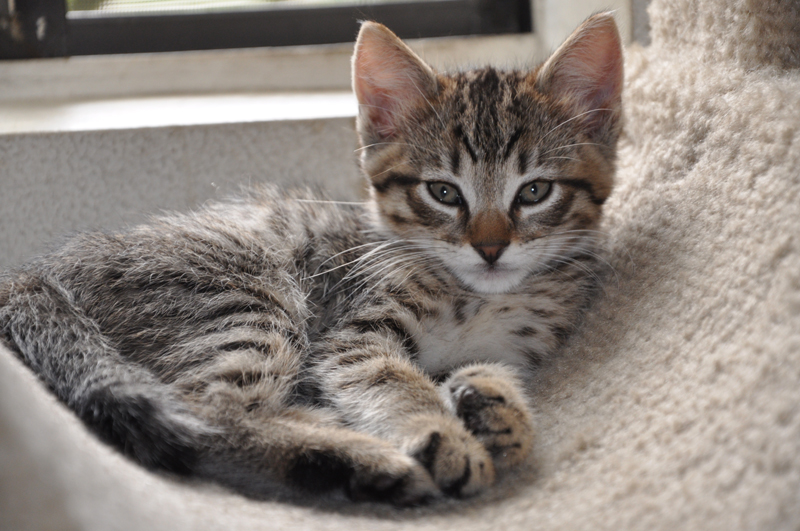
#> input picture LRDSaliency/utils/chainer-visualization/images/cat.jpg, 800 x 531 px, given in place of videoSRC001.avi, which was not available
$ python analyse_vomodel_metric.py --metricdir chainer-visualization/images --salvodir chainer-visualization/images --metvobase chainer-visualization/images --outputbase out   (Python 2 division)
#> lines starting #> are read from the running program, lines starting #| are printed output that depends on the picture; pictures that were not available may be replaced by others from this repository, and a replacement may not be noted
### LRDSaliency/utils/common.py
import numpy as np
import os
import logging
import time


# [20 lines left out: functions mean_without_nan, tic, toc, not called in this run]

def check_prime(number):
    # if not type(number)==int:
        # print "Please input an interger number."
        # return 0;
    ceil = int(np.sqrt(number));
    for i in range(2, ceil+1):
        if number%i == 0:
            return 0
    return 1

def explode_number(number):
    if not type(number)==int:
        print "Please input an interger number."
        return 0;
    while check_prime(number):
        print "It's a prime"
        number += 1
    a = int(np.sqrt(number))
    if a**2 == number:
        return a, a
    while not number%a == 0:
        a -= 1
    b = number /a
    if a > b:
        b, a = a, b
    return a, b

#coding:gbk
class Colored(object):
    RED = '\033[31m'
    GREEN = '\033[32m'
    YELLOW = '\033[33m'
    BLUE = '\033[34m'
    FUCHSIA = '\033[35m'
    CYAN = '\033[36m'
    WHITE = '\033[37m'

    #: no color
    RESET = '\033[0m'

    # [6 lines left out: function color_str, not called in this run]

    def red(self, s):
        return self.color_str('RED', s)

    def green(self, s):
        return self.color_str('GREEN', s)

    def yellow(self, s):
        return self.color_str('YELLOW', s)

    def blue(self, s):
        return self.color_str('BLUE', s)

    def fuchsia(self, s):
        return self.color_str('FUCHSIA', s)

    def cyan(self, s):
        return self.color_str('CYAN', s)

    def white(self, s):
        return self.color_str('WHITE', s)

# [29 lines left out: function create_logger, not called in this run]

### LRDSaliency/utils/analyse_vomodel_metric.py
#coding=utf-8
import numpy as np
import os, glob
import scipy.io as sio
import argparse
import matplotlib.pyplot as plt
import math
import shutil
import tempfile
import cv2
from utils.common import mean_without_nan, check_prime, explode_number

parser = argparse.ArgumentParser()
parser.add_argument('--metricdir', type=str, required=True, help="Directory of video model metric")
parser.add_argument('--salvodir', type=str, required=True, help="Directory of saliency video")
parser.add_argument('--metvobase', type=str, required=True, help="Directory of metric video")
parser.add_argument('--outputbase', type=str, required=True, help="output base directory")
parser.add_argument('--filter', type=str, default=False, help="Use filter algorithm to filter bad performance video.")

# parser.add_argument('--plotdir', type=str, required=True, help="output directory of plot")

args = parser.parse_args()

metric_dir = args.metricdir
saliency_video_dir = args.salvodir
metric_video_base = args.metvobase
output_base = os.path.join(args.outputbase, os.path.basename(metric_dir))
# plot_dir = args.plotdir
plot_dir = os.path.join(output_base, 'plots')
filter_video_dir = os.path.join(output_base, 'videos')
if not os.path.isdir(plot_dir):
    os.makedirs(plot_dir)

def plot_result(metric_arr, output_dir, metric_name, threshold_coef=0.25, output_level='high'):
    print "ploting", metric_name
    # print metric_arr, metric_name
    length = len(metric_arr)
    x = [i for i in range(length)]
    x = [i for i in range(length)]
    mean = np.mean(metric_arr)
    median = np.median(metric_arr)
    threshold=threshold_coef * mean

    _index = [i for i in range(length) if metric_arr[i] < mean and metric_arr[i] < median]
    # print _index, len(_index)

    plt.plot(x, metric_arr)
    plt.plot(x, [mean for i in range(length)], '--')
    plt.plot(x, [median for i in range(length)], ':')
    # plt.plot(x, [threshold for i in range(length)], ':')

    high=[]
    medium=[]
    low=[]
    for i in range(len(_index)):
        index = _index[i]
        dist = abs(mean-metric_arr[index])
        if dist > threshold*1.5:
            plt.axvline(x=index, ls=':', color='r')
            high.append(index)
        elif dist > threshold:
            plt.axvline(x=index, ls=':', color='yellow')
            medium.append(index)
        else:
            plt.axvline(x=index, ls=':', color='lightgray')
            medium.append(index)

    label_arr = ["%03d"%(i+1) for i in range(length)]
    plt.xticks(x, label_arr, rotation=90)
    ax=plt.gca()
    ax.set_xlabel('video index')
    ax.set_ylabel(metric_name+' metric')

    fig = plt.gcf()
    fig.set_size_inches(30,5)
    output_path = os.path.join(plot_dir, metric_name+".png")
    fig.savefig(output_path, dpi=500)
    # plt.clf()
    # plt.cla()
    plt.close('all')

    if output_level=='high':
        return high
    if output_level=='medimu':
        return medium
    if output_level=='low':
        return low

def filter_video(video_dir, output_dir, metric_name, index_list, video_name_wildcard='videoSRC%s.avi'):
    output_dir = os.path.join(output_dir, metric_name)
    if not os.path.isdir(output_dir):
        os.makedirs(output_dir)

    for index in index_list:
        video_name = video_name_wildcard % str(index).zfill(3)
        video_path = os.path.join(video_dir, video_name)

        output_path = os.path.join(output_dir, video_name)
        shutil.copy(video_path, output_path)


#         _         _                      _          _
#  _ __  | |  ___  | |_   _ __ ___    ___ | |_  _ __ (_)  ___
# | '_ \ | | / _ \ | __| | '_ ` _ \  / _ \| __|| '__|| | / __|
# | |_) || || (_) || |_  | | | | | ||  __/| |_ | |   | || (__
# | .__/ |_| \___/  \__| |_| |_| |_| \___| \__||_|   |_| \___|
# |_|
video_metric_list = glob.glob(os.path.join(metric_dir, "*.mat"))
video_metric_list.sort()
# print video_metric_list;exit()
cc=[]
sim=[]
auc_jud=[]
auc_bor=[]
shuf_auc=[]
kld=[]
nss=[]

for video_metric in video_metric_list:
    video_metric = sio.loadmat(video_metric)
    score = video_metric["saliency_score"];
    # [7 lines of commented-out code are left out]
    cc.append(mean_without_nan(score[0]))
    sim.append(mean_without_nan(score[1]))
    auc_jud.append(mean_without_nan(score[2]))
    auc_bor.append(mean_without_nan(score[3]))
    shuf_auc.append(mean_without_nan(score[4]))
    kld.append(mean_without_nan(score[6]))
    nss.append(mean_without_nan(score[7]))
    # print cc, sim, auc_jud, auc_bor, shuf_auc, kld, nss;exit()

    # print score.shape;exit()
# cc = cc[~np.isnan(cc)]

## plot images
cc_index = plot_result(cc, plot_dir, "cc")
#> in plot_result, `fig.savefig(output_path, dpi=500)`:
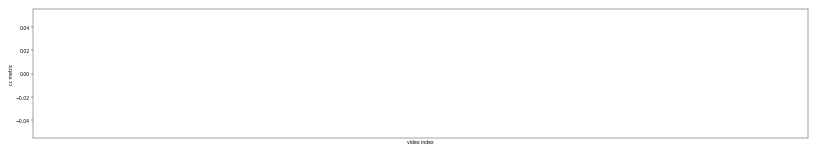
#> figure drawn by matplotlib, 1 panel
sim_index = plot_result(sim, plot_dir, "sim")
jud_index = plot_result(auc_jud, plot_dir, "auc_jud")
bor_index = plot_result(auc_bor, plot_dir, "auc_bor")
sauc_index = plot_result(shuf_auc, plot_dir, "shuf_auc")
kld_index = plot_result(kld, plot_dir, "kld")
nss_index = plot_result(nss, plot_dir, "nss")

metric_index_dict = {
    'cc':cc_index,
    'sim':sim_index,
    'jud':jud_index,
    'bor':bor_index,
    'sauc':sauc_index,
    'kld':kld_index,
    'nss':nss_index
}

metric_map = {
    'cc':0,
    'sim':1,
    'jud':2,
    'bor':3,
    'sauc':4,
    'kld':6,
    'nss':7
}

#             _              _            _      _
#  ___   ___ | |  ___   ___ | |_  __   __(_)  __| |  ___   ___   ___
# / __| / _ \| | / _ \ / __|| __| \ \ / /| | / _` | / _ \ / _ \ / __|
# \__ \|  __/| ||  __/| (__ | |_   \ V / | || (_| ||  __/| (_) |\__ \
# |___/ \___||_| \___| \___| \__|   \_/  |_| \__,_| \___| \___/ |___/

# baseline model configuration

# output_base = '../analyse_vomodel'


'''
for metric_name in metric_index_dict:
    index = metric_index_dict[metric_name]
    filter_video(origin_video_dir, os.path.join(filter_video_dir, 'origin_video'), metric_name, index)
    filter_video(density_video_dir, os.path.join(filter_video_dir, 'density_video'), metric_name, index)
    filter_video(metric_video_dir, os.path.join(filter_video_dir, 'metric_video'), metric_name, index)
    filter_video(saliency_video_dir, os.path.join(filter_video_dir, 'saliency_video'), metric_name, index)
'''

# ╦  ╦╦╔═╗╦ ╦╔═╗╦  ╦╔═╗╔═╗╔╦╗╦╔═╗╔╗╔
# ╚╗╔╝║╚═╗║ ║╠═╣║  ║╔═╝╠═╣ ║ ║║ ║║║║
#  ╚╝ ╩╚═╝╚═╝╩ ╩╩═╝╩╚═╝╩ ╩ ╩ ╩╚═╝╝╚╝
def jigsaw(image_list, padding=0):
    delta=None
    nimage = len(image_list)
    dest_size = image_list[0].shape
    # print dest_size;exit()
    row, col = explode_number(nimage)
    # print row, col;
    std_size = (dest_size[1]/col, dest_size[0]/row)

    if row*col > nimage:
        delta =  row*col - nimage
        patch_img = np.zeros((std_size[0], std_size[1], 3))

    ## resize original image
    for i in range(len(image_list)):
        image_list[i] = cv2.resize(image_list[i], dsize=std_size)
    if delta is not None :
        for i in range(delta):
            image_list.append(patch_img)
    # imgs = []

    img = np.concatenate(image_list, 0)
    # print img.shape

    img = img.reshape(row, col, std_size[1], std_size[0], 3)
    # print img.shape

    if not padding==0:
        mask = np.ones(img.shape[:-1], dtype=bool)
        mask[:, :, padding:-padding, padding:-padding]=False
        img[mask] = 255

    img = img.swapaxes(1, 2).reshape(row*std_size[1], col*std_size[0], 3)
    # print img.shape
    return img

def grey2color(image, color='r'):
    # color: r, g, b
    assert len(image.shape) == 3
    color_channel_dict={
        'r':2,
        'b':0,
        'g':1
    }

    exclude_index = color_channel_dict[color]
    for i in range(3):
        if i == exclude_index:
            continue
        image[:, :, i] = 0
    return image


origin_video_dir = '/data/sunnycia/SaliencyDataset/Video/VideoSet/Videos/videos_origin'
density_video_dir = '/data/sunnycia/SaliencyDataset/Video/VideoSet/Videos/density_videos'
# [7 lines of commented-out code are left out]
for metric_name in metric_index_dict:
    metric_video_dir = os.path.join(metric_video_base, metric_name)

    viz_dir = os.path.join(output_base, 'visualization', metric_name)
    if not os.path.isdir(viz_dir):
        os.makedirs(viz_dir)

    if args.filter:
        index_list = metric_index_dict[metric_name]
    else:
        index_list = [i for i in range(220)]

    for index in index_list:
        video_name = 'videoSRC%s.avi' % str(index+1).zfill(3)
        output_path = os.path.join(viz_dir, video_name)
        # print "Processing", video_name
        if os.path.isfile(output_path):
            print output_path, "already exists, pass"
        print "Video will be save to",output_path

        ori_video = cv2.VideoCapture(os.path.join(origin_video_dir, video_name))
        dens_video = cv2.VideoCapture(os.path.join(density_video_dir, video_name))
        # blend_video = cv2.VideoCapture(os.path.join(blend_video_dir, video_name))
        sal_video = cv2.VideoCapture(os.path.join(saliency_video_dir, video_name))
        metric_video = cv2.VideoCapture(os.path.join(metric_video_dir, video_name))

        fps = math.ceil(ori_video.get(cv2.CAP_PROP_FPS))
        resolution = (int(ori_video.get(cv2.CAP_PROP_FRAME_WIDTH)), int(ori_video.get(cv2.CAP_PROP_FRAME_HEIGHT)))

        codec = cv2.VideoWriter_fourcc('D','I','V','X')
        video_writer = cv2.VideoWriter(output_path, codec, fps, resolution)

        status, ori_frame = ori_video.read()
#> ori_frame is the input picture: shape (531, 800, 3); mean B, G, R 123.2, 129.6, 138.7
        _, dens_frame = dens_video.read()
        # _, blend_frame = blend_video.read()
        _, metric_frame= metric_video.read()
        _, sal_frame = sal_video.read()
        while status:
            image_list = [cv2.addWeighted(grey2color(dens_frame, 'r'), 0.5, ori_frame, 0.5, 0), cv2.addWeighted(grey2color(dens_frame, 'r'), 0.7, grey2color(sal_frame, 'g'), 0.3, 0), cv2.addWeighted(grey2color(sal_frame, 'g'), 0.5, ori_frame, 0.5, 0), metric_frame]
#> after the loop in grey2color, `for i in range(3):`:
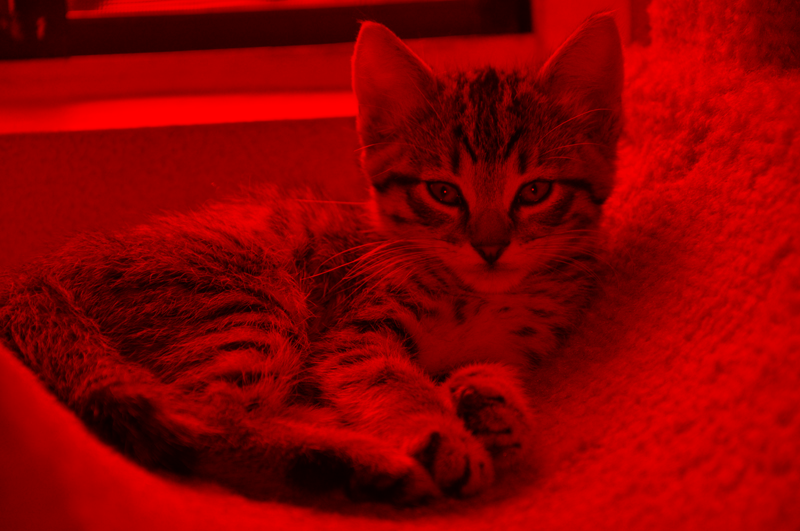
#> image: shape (531, 800, 3); mean B, G, R 0, 0, 138.7
#> call 3 of grey2color, with color = 'g'
#> in grey2color (call 3), `exclude_index = color_channel_dict[color]`: exclude_index = 1
#> after the loop in grey2color (call 3), `for i in range(3):`:
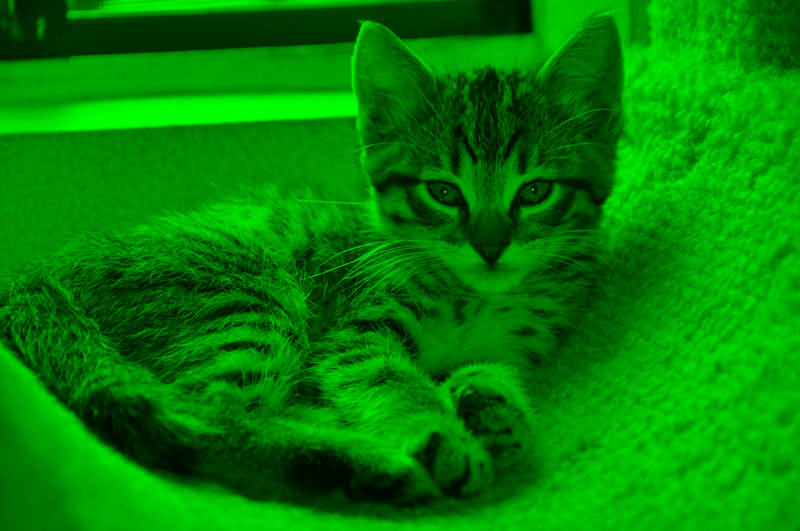
#> image: shape (531, 800, 3); mean B, G, R 0, 129.6, 0
            jig_frame = jigsaw(image_list)
#> in jigsaw, `nimage = len(image_list)`: nimage = 4
#> in check_prime, `ceil = int(np.sqrt(number));`: ceil = 2
#> after the loop in explode_number, `while check_prime(number):`: number = 4
#> in explode_number, `a = int(np.sqrt(number))`: a = 2
#> in jigsaw, `std_size = (dest_size[1]/col, dest_size[0]/row)`: std_size = (400, 265)
#> the loop in jigsaw, `for i in range(len(image_list)):` made 4 passes
#> after the loop in jigsaw, `for i in range(len(image_list)):`: image_list = 4 items
#> in jigsaw, `img = np.concatenate(image_list, 0)`:
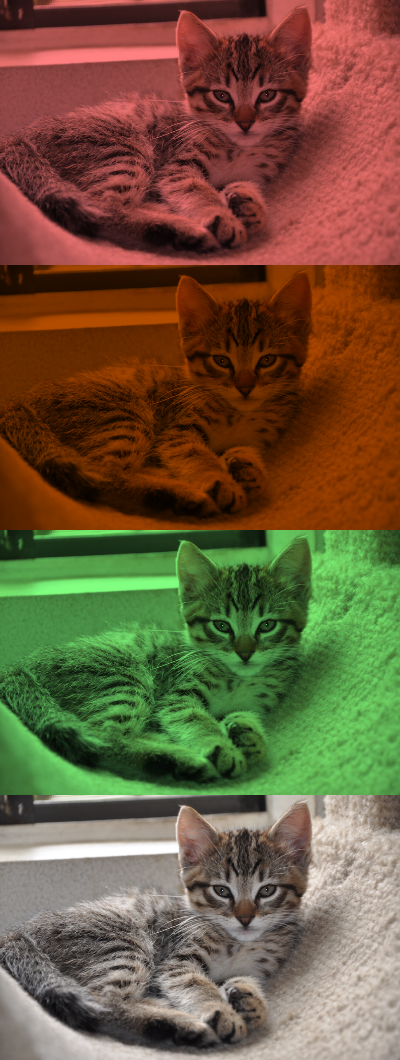
#> img: shape (1060, 400, 3); mean of channels 0, 1, 2 61.5, 90.6, 110.8; drawn as B, G, R
#> in jigsaw, `img = img.swapaxes(1, 2).reshape(row*std_size[1], col*std_size[0], 3)`:
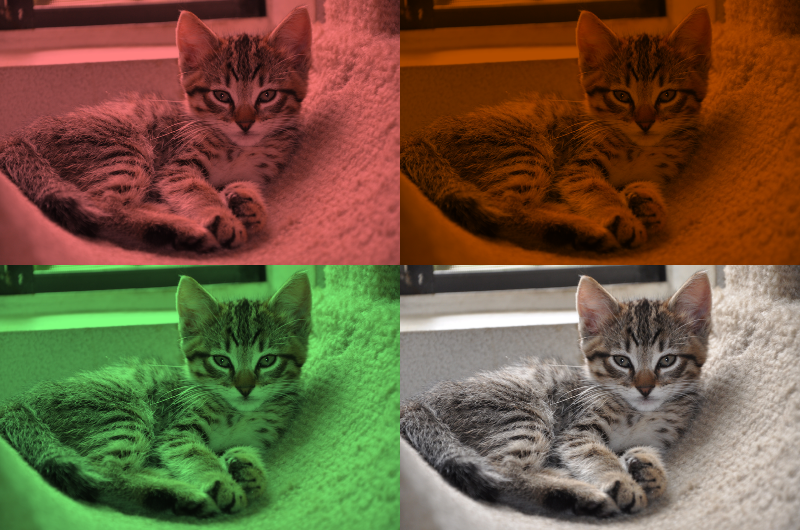
#> img: shape (530, 800, 3); mean of channels 0, 1, 2 61.5, 90.6, 110.8; drawn as B, G, R
            # cv2.imwrite('jigframe.jpg', jig_frame)
            # exit()
            video_writer.write(jig_frame)

            status, ori_frame = ori_video.read()
            _, dens_frame = dens_video.read()
            # _, blend_frame = blend_video.read()
            _, sal_frame = sal_video.read()
            _, metric_frame= metric_video.read()

        video_writer.release()
